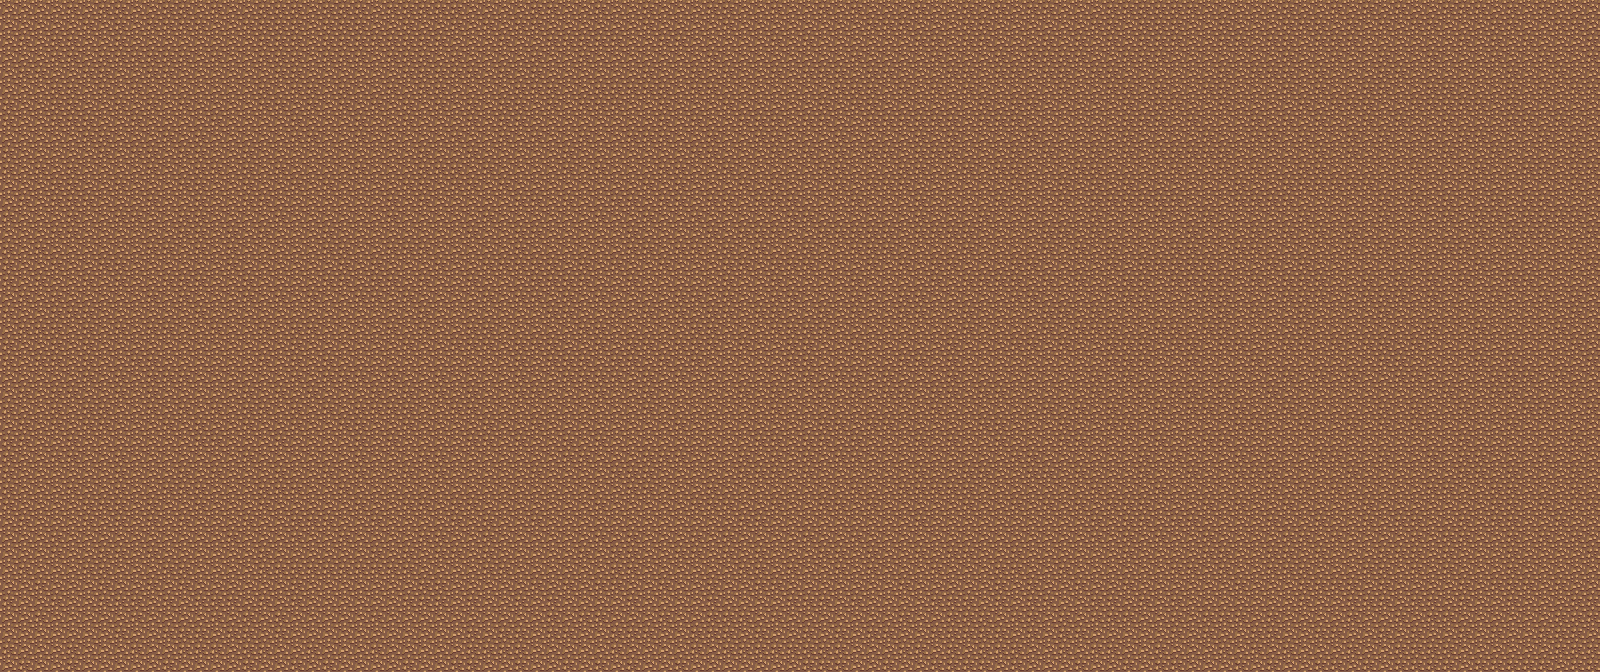

A level layout from a 2D game, rendered from its tile map. Below: a short description, then the map file with tile-grid data replaced by summaries:
An orthogonal 100x42 tile map with 16x16 px tiles, 2 tile layers (ground, obstacles).

<map version="1.0" orientation="orthogonal" width="100" height="42" tilewidth="16" tileheight="16">
 <tileset firstgid="1" name="basic" tilewidth="16" tileheight="16">
  <image source="../images/tiles.png" width="256" height="32" />
 </tileset>
 <layer name="ground" width="100" height="42">
  <properties>
   <property name="nocollide" value="true" />
   <property name="tileset" value="basic" />
  </properties>
  <data>[4200 cells, 4200 non-empty, 2 distinct tile ids]</data>
 </layer>
 <layer name="obstacles" width="100" height="42">
  <properties>
   <property name="tileset" value="basic" />
  </properties>
  <data>[4200 cells, 0 non-empty, 0 distinct tile ids]</data>
 </layer>
</map>
